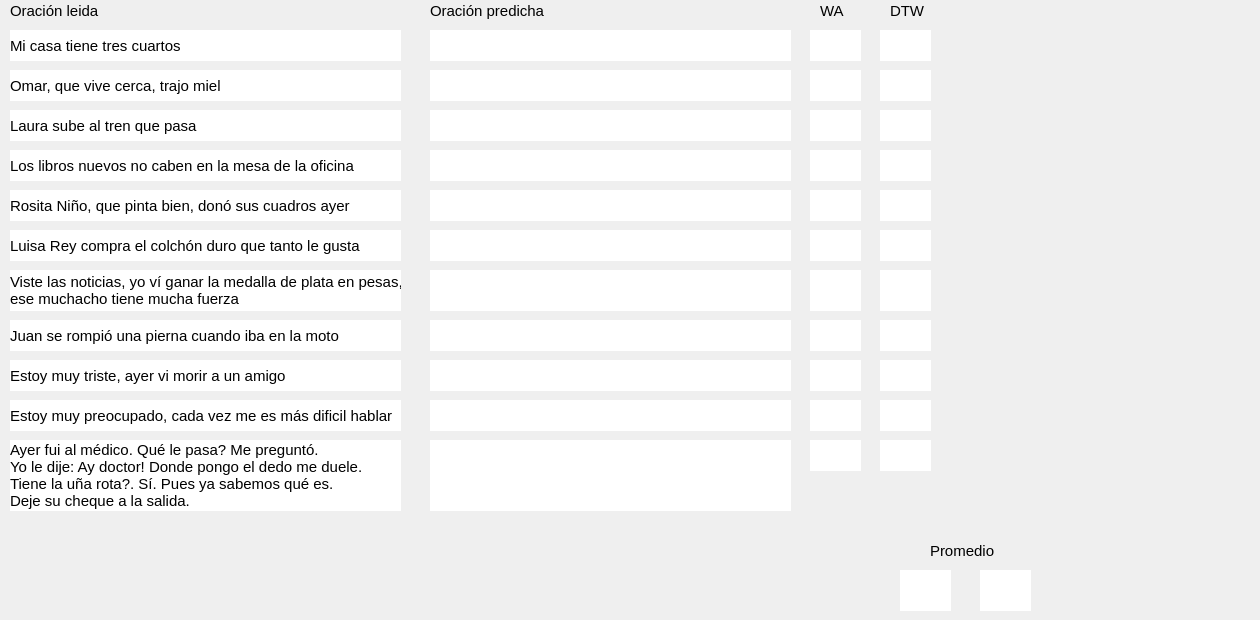
    <widget class="QWidget" name="tab_5">
     <attribute name="title">
      <string>Inteligibilidad</string>
     </attribute>
     <widget class="QLabel" name="label_33">
      <property name="geometry">
       <rect>
        <x>10</x>
        <y>30</y>
        <width>391</width>
        <height>31</height>
       </rect>
      </property>
      <property name="font">
       <font>
        <pointsize>11</pointsize>
       </font>
      </property>
      <property name="styleSheet">
       <string notr="true">background-color: rgb(255, 255, 255);
border-color: rgb(0, 0, 0);</string>
      </property>
      <property name="text">
       <string>Mi casa tiene tres cuartos</string>
      </property>
     </widget>
     <widget class="QLabel" name="label_34">
      <property name="geometry">
       <rect>
        <x>430</x>
        <y>30</y>
        <width>361</width>
        <height>31</height>
       </rect>
      </property>
      <property name="font">
       <font>
        <pointsize>11</pointsize>
       </font>
      </property>
      <property name="styleSheet">
       <string notr="true">background-color: rgb(255, 255, 255);
border-color: rgb(0, 0, 0);</string>
      </property>
      <property name="text">
       <string/>
      </property>
     </widget>
     <widget class="QLabel" name="label_35">
      <property name="geometry">
       <rect>
        <x>10</x>
        <y>0</y>
        <width>111</width>
        <height>21</height>
       </rect>
      </property>
      <property name="font">
       <font>
        <pointsize>11</pointsize>
       </font>
      </property>
      <property name="text">
       <string>Oración leida</string>
      </property>
     </widget>
     <widget class="QLabel" name="label_36">
      <property name="geometry">
       <rect>
        <x>430</x>
        <y>0</y>
        <width>171</width>
        <height>21</height>
       </rect>
      </property>
      <property name="font">
       <font>
        <pointsize>11</pointsize>
       </font>
      </property>
      <property name="text">
       <string>Oración predicha</string>
      </property>
     </widget>
     <widget class="QLabel" name="label_37">
      <property name="geometry">
       <rect>
        <x>820</x>
        <y>0</y>
        <width>31</width>
        <height>21</height>
       </rect>
      </property>
      <property name="font">
       <font>
        <pointsize>11</pointsize>
       </font>
      </property>
      <property name="text">
       <string>WA</string>
      </property>
     </widget>
     <widget class="QLabel" name="label_38">
      <property name="geometry">
       <rect>
        <x>810</x>
        <y>30</y>
        <width>51</width>
        <height>31</height>
       </rect>
      </property>
      <property name="font">
       <font>
        <pointsize>11</pointsize>
       </font>
      </property>
      <property name="styleSheet">
       <string notr="true">background-color: rgb(255, 255, 255);
border-color: rgb(0, 0, 0);</string>
      </property>
      <property name="text">
       <string/>
      </property>
     </widget>
     <widget class="QLabel" name="label_39">
      <property name="geometry">
       <rect>
        <x>890</x>
        <y>0</y>
        <width>41</width>
        <height>21</height>
       </rect>
      </property>
      <property name="font">
       <font>
        <pointsize>11</pointsize>
       </font>
      </property>
      <property name="text">
       <string>DTW</string>
      </property>
     </widget>
     <widget class="QLabel" name="label_40">
      <property name="geometry">
       <rect>
        <x>880</x>
        <y>30</y>
        <width>51</width>
        <height>31</height>
       </rect>
      </property>
      <property name="font">
       <font>
        <pointsize>11</pointsize>
       </font>
      </property>
      <property name="styleSheet">
       <string notr="true">background-color: rgb(255, 255, 255);
border-color: rgb(0, 0, 0);</string>
      </property>
      <property name="text">
       <string/>
      </property>
     </widget>
     <widget class="QLabel" name="label_41">
      <property name="geometry">
       <rect>
        <x>810</x>
        <y>70</y>
        <width>51</width>
        <height>31</height>
       </rect>
      </property>
      <property name="font">
       <font>
        <pointsize>11</pointsize>
       </font>
      </property>
      <property name="styleSheet">
       <string notr="true">background-color: rgb(255, 255, 255);
border-color: rgb(0, 0, 0);</string>
      </property>
      <property name="text">
       <string/>
      </property>
     </widget>
     <widget class="QLabel" name="label_42">
      <property name="geometry">
       <rect>
        <x>880</x>
        <y>70</y>
        <width>51</width>
        <height>31</height>
       </rect>
      </property>
      <property name="font">
       <font>
        <pointsize>11</pointsize>
       </font>
      </property>
      <property name="styleSheet">
       <string notr="true">background-color: rgb(255, 255, 255);
border-color: rgb(0, 0, 0);</string>
      </property>
      <property name="text">
       <string/>
      </property>
     </widget>
     <widget class="QLabel" name="label_43">
      <property name="geometry">
       <rect>
        <x>10</x>
        <y>70</y>
        <width>391</width>
        <height>31</height>
       </rect>
      </property>
      <property name="font">
       <font>
        <pointsize>11</pointsize>
       </font>
      </property>
      <property name="styleSheet">
       <string notr="true">background-color: rgb(255, 255, 255);
border-color: rgb(0, 0, 0);</string>
      </property>
      <property name="text">
       <string>Omar, que vive cerca, trajo miel</string>
      </property>
     </widget>
     <widget class="QLabel" name="label_44">
      <property name="geometry">
       <rect>
        <x>430</x>
        <y>70</y>
        <width>361</width>
        <height>31</height>
       </rect>
      </property>
      <property name="font">
       <font>
        <pointsize>11</pointsize>
       </font>
      </property>
      <property name="styleSheet">
       <string notr="true">background-color: rgb(255, 255, 255);
border-color: rgb(0, 0, 0);</string>
      </property>
      <property name="text">
       <string/>
      </property>
     </widget>
     <widget class="QLabel" name="label_45">
      <property name="geometry">
       <rect>
        <x>810</x>
        <y>110</y>
        <width>51</width>
        <height>31</height>
       </rect>
      </property>
      <property name="font">
       <font>
        <pointsize>11</pointsize>
       </font>
      </property>
      <property name="styleSheet">
       <string notr="true">background-color: rgb(255, 255, 255);
border-color: rgb(0, 0, 0);</string>
      </property>
      <property name="text">
       <string/>
      </property>
     </widget>
     <widget class="QLabel" name="label_46">
      <property name="geometry">
       <rect>
        <x>880</x>
        <y>110</y>
        <width>51</width>
        <height>31</height>
       </rect>
      </property>
      <property name="font">
       <font>
        <pointsize>11</pointsize>
       </font>
      </property>
      <property name="styleSheet">
       <string notr="true">background-color: rgb(255, 255, 255);
border-color: rgb(0, 0, 0);</string>
      </property>
      <property name="text">
       <string/>
      </property>
     </widget>
     <widget class="QLabel" name="label_47">
      <property name="geometry">
       <rect>
        <x>430</x>
        <y>110</y>
        <width>361</width>
        <height>31</height>
       </rect>
      </property>
      <property name="font">
       <font>
        <pointsize>11</pointsize>
       </font>
      </property>
      <property name="styleSheet">
       <string notr="true">background-color: rgb(255, 255, 255);
border-color: rgb(0, 0, 0);</string>
      </property>
      <property name="text">
       <string/>
      </property>
     </widget>
     <widget class="QLabel" name="label_48">
      <property name="geometry">
       <rect>
        <x>10</x>
        <y>110</y>
        <width>391</width>
        <height>31</height>
       </rect>
      </property>
      <property name="font">
       <font>
        <pointsize>11</pointsize>
       </font>
      </property>
      <property name="styleSheet">
       <string notr="true">background-color: rgb(255, 255, 255);
border-color: rgb(0, 0, 0);</string>
      </property>
      <property name="text">
       <string>Laura sube al tren que pasa</string>
      </property>
     </widget>
     <widget class="QLabel" name="label_49">
      <property name="geometry">
       <rect>
        <x>10</x>
        <y>150</y>
        <width>391</width>
        <height>31</height>
       </rect>
      </property>
      <property name="font">
       <font>
        <pointsize>11</pointsize>
       </font>
      </property>
      <property name="styleSheet">
       <string notr="true">background-color: rgb(255, 255, 255);
border-color: rgb(0, 0, 0);</string>
      </property>
      <property name="text">
       <string>Los libros nuevos no caben en la mesa de la oficina</string>
      </property>
     </widget>
     <widget class="QLabel" name="label_50">
      <property name="geometry">
       <rect>
        <x>810</x>
        <y>150</y>
        <width>51</width>
        <height>31</height>
       </rect>
      </property>
      <property name="font">
       <font>
        <pointsize>11</pointsize>
       </font>
      </property>
      <property name="styleSheet">
       <string notr="true">background-color: rgb(255, 255, 255);
border-color: rgb(0, 0, 0);</string>
      </property>
      <property name="text">
       <string/>
      </property>
     </widget>
     <widget class="QLabel" name="label_51">
      <property name="geometry">
       <rect>
        <x>430</x>
        <y>150</y>
        <width>361</width>
        <height>31</height>
       </rect>
      </property>
      <property name="font">
       <font>
        <pointsize>11</pointsize>
       </font>
      </property>
      <property name="styleSheet">
       <string notr="true">background-color: rgb(255, 255, 255);
border-color: rgb(0, 0, 0);</string>
      </property>
      <property name="text">
       <string/>
      </property>
     </widget>
     <widget class="QLabel" name="label_52">
      <property name="geometry">
       <rect>
        <x>880</x>
        <y>150</y>
        <width>51</width>
        <height>31</height>
       </rect>
      </property>
      <property name="font">
       <font>
        <pointsize>11</pointsize>
       </font>
      </property>
      <property name="styleSheet">
       <string notr="true">background-color: rgb(255, 255, 255);
border-color: rgb(0, 0, 0);</string>
      </property>
      <property name="text">
       <string/>
      </property>
     </widget>
     <widget class="QLabel" name="label_53">
      <property name="geometry">
       <rect>
        <x>430</x>
        <y>190</y>
        <width>361</width>
        <height>31</height>
       </rect>
      </property>
      <property name="font">
       <font>
        <pointsize>11</pointsize>
       </font>
      </property>
      <property name="styleSheet">
       <string notr="true">background-color: rgb(255, 255, 255);
border-color: rgb(0, 0, 0);</string>
      </property>
      <property name="text">
       <string/>
      </property>
     </widget>
     <widget class="QLabel" name="label_54">
      <property name="geometry">
       <rect>
        <x>810</x>
        <y>190</y>
        <width>51</width>
        <height>31</height>
       </rect>
      </property>
      <property name="font">
       <font>
        <pointsize>11</pointsize>
       </font>
      </property>
      <property name="styleSheet">
       <string notr="true">background-color: rgb(255, 255, 255);
border-color: rgb(0, 0, 0);</string>
      </property>
      <property name="text">
       <string/>
      </property>
     </widget>
     <widget class="QLabel" name="label_55">
      <property name="geometry">
       <rect>
        <x>10</x>
        <y>190</y>
        <width>391</width>
        <height>31</height>
       </rect>
      </property>
      <property name="font">
       <font>
        <pointsize>11</pointsize>
       </font>
      </property>
      <property name="styleSheet">
       <string notr="true">background-color: rgb(255, 255, 255);
border-color: rgb(0, 0, 0);</string>
      </property>
      <property name="text">
       <string>Rosita Niño, que pinta bien, donó sus cuadros ayer</string>
      </property>
     </widget>
     <widget class="QLabel" name="label_56">
      <property name="geometry">
       <rect>
        <x>880</x>
        <y>190</y>
        <width>51</width>
        <height>31</height>
       </rect>
      </property>
      <property name="font">
       <font>
        <pointsize>11</pointsize>
       </font>
      </property>
      <property name="styleSheet">
       <string notr="true">background-color: rgb(255, 255, 255);
border-color: rgb(0, 0, 0);</string>
      </property>
      <property name="text">
       <string/>
      </property>
     </widget>
     <widget class="QLabel" name="label_57">
      <property name="geometry">
       <rect>
        <x>430</x>
        <y>230</y>
        <width>361</width>
        <height>31</height>
       </rect>
      </property>
      <property name="font">
       <font>
        <pointsize>11</pointsize>
       </font>
      </property>
      <property name="styleSheet">
       <string notr="true">background-color: rgb(255, 255, 255);
border-color: rgb(0, 0, 0);</string>
      </property>
      <property name="text">
       <string/>
      </property>
     </widget>
     <widget class="QLabel" name="label_58">
      <property name="geometry">
       <rect>
        <x>10</x>
        <y>230</y>
        <width>391</width>
        <height>31</height>
       </rect>
      </property>
      <property name="font">
       <font>
        <pointsize>11</pointsize>
       </font>
      </property>
      <property name="styleSheet">
       <string notr="true">background-color: rgb(255, 255, 255);
border-color: rgb(0, 0, 0);</string>
      </property>
      <property name="text">
       <string>Luisa Rey compra el colchón duro que tanto le gusta</string>
      </property>
     </widget>
     <widget class="QLabel" name="label_59">
      <property name="geometry">
       <rect>
        <x>810</x>
        <y>230</y>
        <width>51</width>
        <height>31</height>
       </rect>
      </property>
      <property name="font">
       <font>
        <pointsize>11</pointsize>
       </font>
      </property>
      <property name="styleSheet">
       <string notr="true">background-color: rgb(255, 255, 255);
border-color: rgb(0, 0, 0);</string>
      </property>
      <property name="text">
       <string/>
      </property>
     </widget>
     <widget class="QLabel" name="label_60">
      <property name="geometry">
       <rect>
        <x>880</x>
        <y>230</y>
        <width>51</width>
        <height>31</height>
       </rect>
      </property>
      <property name="font">
       <font>
        <pointsize>11</pointsize>
       </font>
      </property>
      <property name="styleSheet">
       <string notr="true">background-color: rgb(255, 255, 255);
border-color: rgb(0, 0, 0);</string>
      </property>
      <property name="text">
       <string/>
      </property>
     </widget>
     <widget class="QLabel" name="label_61">
      <property name="geometry">
       <rect>
        <x>430</x>
        <y>440</y>
        <width>361</width>
        <height>71</height>
       </rect>
      </property>
      <property name="font">
       <font>
        <pointsize>11</pointsize>
       </font>
      </property>
      <property name="styleSheet">
       <string notr="true">background-color: rgb(255, 255, 255);
border-color: rgb(0, 0, 0);</string>
      </property>
      <property name="text">
       <string/>
      </property>
     </widget>
     <widget class="QLabel" name="label_62">
      <property name="geometry">
       <rect>
        <x>10</x>
        <y>440</y>
        <width>391</width>
        <height>71</height>
       </rect>
      </property>
      <property name="font">
       <font>
        <pointsize>11</pointsize>
       </font>
      </property>
      <property name="styleSheet">
       <string notr="true">background-color: rgb(255, 255, 255);
border-color: rgb(0, 0, 0);</string>
      </property>
      <property name="text">
       <string>Ayer fui al médico. Qué le pasa? Me preguntó.
Yo le dije: Ay doctor! Donde pongo el dedo me duele.
Tiene la uña rota?. Sí. Pues ya sabemos qué es. 
Deje su cheque a la salida.</string>
      </property>
     </widget>
     <widget class="QLabel" name="label_63">
      <property name="geometry">
       <rect>
        <x>810</x>
        <y>440</y>
        <width>51</width>
        <height>31</height>
       </rect>
      </property>
      <property name="font">
       <font>
        <pointsize>11</pointsize>
       </font>
      </property>
      <property name="styleSheet">
       <string notr="true">background-color: rgb(255, 255, 255);
border-color: rgb(0, 0, 0);</string>
      </property>
      <property name="text">
       <string/>
      </property>
     </widget>
     <widget class="QLabel" name="label_64">
      <property name="geometry">
       <rect>
        <x>880</x>
        <y>440</y>
        <width>51</width>
        <height>31</height>
       </rect>
      </property>
      <property name="font">
       <font>
        <pointsize>11</pointsize>
       </font>
      </property>
      <property name="styleSheet">
       <string notr="true">background-color: rgb(255, 255, 255);
border-color: rgb(0, 0, 0);</string>
      </property>
      <property name="text">
       <string/>
      </property>
     </widget>
     <widget class="QLabel" name="label_65">
      <property name="geometry">
       <rect>
        <x>900</x>
        <y>570</y>
        <width>51</width>
        <height>41</height>
       </rect>
      </property>
      <property name="font">
       <font>
        <pointsize>11</pointsize>
       </font>
      </property>
      <property name="styleSheet">
       <string notr="true">background-color: rgb(255, 255, 255);
border-color: rgb(0, 0, 0);</string>
      </property>
      <property name="text">
       <string/>
      </property>
     </widget>
     <widget class="QLabel" name="label_66">
      <property name="geometry">
       <rect>
        <x>980</x>
        <y>570</y>
        <width>51</width>
        <height>41</height>
       </rect>
      </property>
      <property name="font">
       <font>
        <pointsize>11</pointsize>
       </font>
      </property>
      <property name="styleSheet">
       <string notr="true">background-color: rgb(255, 255, 255);
border-color: rgb(0, 0, 0);</string>
      </property>
      <property name="text">
       <string/>
      </property>
     </widget>
     <widget class="QLabel" name="label_67">
      <property name="geometry">
       <rect>
        <x>930</x>
        <y>540</y>
        <width>71</width>
        <height>21</height>
       </rect>
      </property>
      <property name="font">
       <font>
        <pointsize>11</pointsize>
       </font>
      </property>
      <property name="text">
       <string>Promedio</string>
      </property>
     </widget>
     <widget class="QLabel" name="radarInt">
      <property name="geometry">
       <rect>
        <x>940</x>
        <y>40</y>
        <width>311</width>
        <height>311</height>
       </rect>
      </property>
      <property name="text">
       <string/>
      </property>
     </widget>
     <widget class="QLabel" name="label_137">
      <property name="geometry">
       <rect>
        <x>10</x>
        <y>270</y>
        <width>391</width>
        <height>41</height>
       </rect>
      </property>
      <property name="font">
       <font>
        <pointsize>11</pointsize>
       </font>
      </property>
      <property name="styleSheet">
       <string notr="true">background-color: rgb(255, 255, 255);
border-color: rgb(0, 0, 0);</string>
      </property>
      <property name="text">
       <string>Viste las noticias, yo ví ganar la medalla de plata en pesas, 
ese muchacho tiene mucha fuerza</string>
      </property>
     </widget>
     <widget class="QLabel" name="label_138">
      <property name="geometry">
       <rect>
        <x>810</x>
        <y>270</y>
        <width>51</width>
        <height>41</height>
       </rect>
      </property>
      <property name="font">
       <font>
        <pointsize>11</pointsize>
       </font>
      </property>
      <property name="styleSheet">
       <string notr="true">background-color: rgb(255, 255, 255);
border-color: rgb(0, 0, 0);</string>
      </property>
      <property name="text">
       <string/>
      </property>
     </widget>
     <widget class="QLabel" name="label_139">
      <property name="geometry">
       <rect>
        <x>880</x>
        <y>270</y>
        <width>51</width>
        <height>41</height>
       </rect>
      </property>
      <property name="font">
       <font>
        <pointsize>11</pointsize>
       </font>
      </property>
      <property name="styleSheet">
       <string notr="true">background-color: rgb(255, 255, 255);
border-color: rgb(0, 0, 0);</string>
      </property>
      <property name="text">
       <string/>
      </property>
     </widget>
     <widget class="QLabel" name="label_146">
      <property name="geometry">
       <rect>
        <x>430</x>
        <y>270</y>
        <width>361</width>
        <height>41</height>
       </rect>
      </property>
      <property name="font">
       <font>
        <pointsize>11</pointsize>
       </font>
      </property>
      <property name="styleSheet">
       <string notr="true">background-color: rgb(255, 255, 255);
border-color: rgb(0, 0, 0);</string>
      </property>
      <property name="text">
       <string/>
      </property>
     </widget>
     <widget class="QLabel" name="label_147">
      <property name="geometry">
       <rect>
        <x>810</x>
        <y>320</y>
        <width>51</width>
        <height>31</height>
       </rect>
      </property>
      <property name="font">
       <font>
        <pointsize>11</pointsize>
       </font>
      </property>
      <property name="styleSheet">
       <string notr="true">background-color: rgb(255, 255, 255);
border-color: rgb(0, 0, 0);</string>
      </property>
      <property name="text">
       <string/>
      </property>
     </widget>
     <widget class="QLabel" name="label_148">
      <property name="geometry">
       <rect>
        <x>10</x>
        <y>320</y>
        <width>391</width>
        <height>31</height>
       </rect>
      </property>
      <property name="font">
       <font>
        <pointsize>11</pointsize>
       </font>
      </property>
      <property name="styleSheet">
       <string notr="true">background-color: rgb(255, 255, 255);
border-color: rgb(0, 0, 0);</string>
      </property>
      <property name="text">
       <string>Juan se rompió una pierna cuando iba en la moto</string>
      </property>
     </widget>
     <widget class="QLabel" name="label_149">
      <property name="geometry">
       <rect>
        <x>880</x>
        <y>320</y>
        <width>51</width>
        <height>31</height>
       </rect>
      </property>
      <property name="font">
       <font>
        <pointsize>11</pointsize>
       </font>
      </property>
      <property name="styleSheet">
       <string notr="true">background-color: rgb(255, 255, 255);
border-color: rgb(0, 0, 0);</string>
      </property>
      <property name="text">
       <string/>
      </property>
     </widget>
     <widget class="QLabel" name="label_150">
      <property name="geometry">
       <rect>
        <x>430</x>
        <y>320</y>
        <width>361</width>
        <height>31</height>
       </rect>
      </property>
      <property name="font">
       <font>
        <pointsize>11</pointsize>
       </font>
      </property>
      <property name="styleSheet">
       <string notr="true">background-color: rgb(255, 255, 255);
border-color: rgb(0, 0, 0);</string>
      </property>
      <property name="text">
       <string/>
      </property>
     </widget>
     <widget class="QLabel" name="label_151">
      <property name="geometry">
       <rect>
        <x>430</x>
        <y>360</y>
        <width>361</width>
        <height>31</height>
       </rect>
      </property>
      <property name="font">
       <font>
        <pointsize>11</pointsize>
       </font>
      </property>
      <property name="styleSheet">
       <string notr="true">background-color: rgb(255, 255, 255);
border-color: rgb(0, 0, 0);</string>
      </property>
      <property name="text">
       <string/>
      </property>
     </widget>
     <widget class="QLabel" name="label_152">
      <property name="geometry">
       <rect>
        <x>810</x>
        <y>360</y>
        <width>51</width>
        <height>31</height>
       </rect>
      </property>
      <property name="font">
       <font>
        <pointsize>11</pointsize>
       </font>
      </property>
      <property name="styleSheet">
       <string notr="true">background-color: rgb(255, 255, 255);
border-color: rgb(0, 0, 0);</string>
      </property>
      <property name="text">
       <string/>
      </property>
     </widget>
     <widget class="QLabel" name="label_153">
      <property name="geometry">
       <rect>
        <x>880</x>
        <y>360</y>
        <width>51</width>
        <height>31</height>
       </rect>
      </property>
      <property name="font">
       <font>
        <pointsize>11</pointsize>
       </font>
      </property>
      <property name="styleSheet">
       <string notr="true">background-color: rgb(255, 255, 255);
border-color: rgb(0, 0, 0);</string>
      </property>
      <property name="text">
       <string/>
      </property>
     </widget>
     <widget class="QLabel" name="label_154">
      <property name="geometry">
       <rect>
        <x>10</x>
        <y>360</y>
        <width>391</width>
        <height>31</height>
       </rect>
      </property>
      <property name="font">
       <font>
        <pointsize>11</pointsize>
       </font>
      </property>
      <property name="styleSheet">
       <string notr="true">background-color: rgb(255, 255, 255);
border-color: rgb(0, 0, 0);</string>
      </property>
      <property name="text">
       <string>Estoy muy triste, ayer vi morir a un amigo</string>
      </property>
     </widget>
     <widget class="QLabel" name="label_155">
      <property name="geometry">
       <rect>
        <x>810</x>
        <y>400</y>
        <width>51</width>
        <height>31</height>
       </rect>
      </property>
      <property name="font">
       <font>
        <pointsize>11</pointsize>
       </font>
      </property>
      <property name="styleSheet">
       <string notr="true">background-color: rgb(255, 255, 255);
border-color: rgb(0, 0, 0);</string>
      </property>
      <property name="text">
       <string/>
      </property>
     </widget>
     <widget class="QLabel" name="label_156">
      <property name="geometry">
       <rect>
        <x>10</x>
        <y>400</y>
        <width>391</width>
        <height>31</height>
       </rect>
      </property>
      <property name="font">
       <font>
        <pointsize>11</pointsize>
       </font>
      </property>
      <property name="styleSheet">
       <string notr="true">background-color: rgb(255, 255, 255);
border-color: rgb(0, 0, 0);</string>
      </property>
      <property name="text">
       <string>Estoy muy preocupado, cada vez me es más dificil hablar</string>
      </property>
     </widget>
     <widget class="QLabel" name="label_157">
      <property name="geometry">
       <rect>
        <x>430</x>
        <y>400</y>
        <width>361</width>
        <height>31</height>
       </rect>
      </property>
      <property name="font">
       <font>
        <pointsize>11</pointsize>
       </font>
      </property>
      <property name="styleSheet">
       <string notr="true">background-color: rgb(255, 255, 255);
border-color: rgb(0, 0, 0);</string>
      </property>
      <property name="text">
       <string/>
      </property>
     </widget>
     <widget class="QLabel" name="label_158">
      <property name="geometry">
       <rect>
        <x>880</x>
        <y>400</y>
        <width>51</width>
        <height>31</height>
       </rect>
      </property>
      <property name="font">
       <font>
        <pointsize>11</pointsize>
       </font>
      </property>
      <property name="styleSheet">
       <string notr="true">background-color: rgb(255, 255, 255);
border-color: rgb(0, 0, 0);</string>
      </property>
      <property name="text">
       <string/>
      </property>
     </widget>
    </widget>
